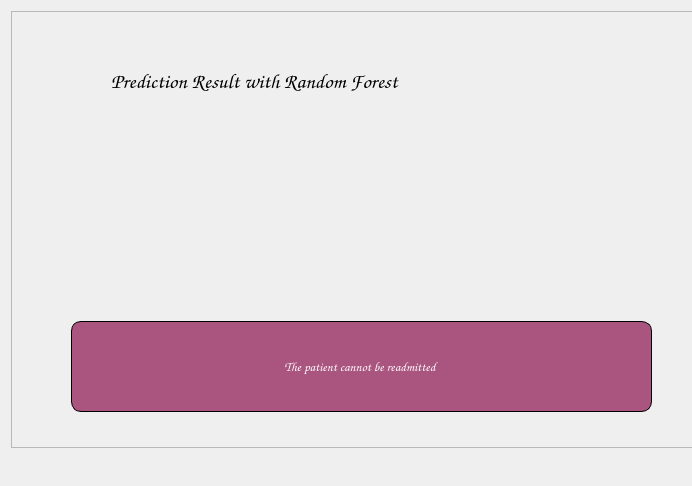
<?xml version="1.0" encoding="UTF-8"?>
<ui version="4.0">
 <class>Dialog</class>
 <widget class="QDialog" name="Dialog">
  <property name="geometry">
   <rect>
    <x>0</x>
    <y>0</y>
    <width>692</width>
    <height>486</height>
   </rect>
  </property>
  <property name="windowTitle">
   <string>Prediction Result</string>
  </property>
  <property name="windowIcon">
   <iconset>
    <normaloff>redcrossimage.jpg</normaloff>redcrossimage.jpg</iconset>
  </property>
  <widget class="QFrame" name="frame">
   <property name="geometry">
    <rect>
     <x>11</x>
     <y>11</y>
     <width>687</width>
     <height>437</height>
    </rect>
   </property>
   <property name="layoutDirection">
    <enum>Qt::LeftToRight</enum>
   </property>
   <property name="autoFillBackground">
    <bool>false</bool>
   </property>
   <property name="frameShape">
    <enum>QFrame::StyledPanel</enum>
   </property>
   <property name="frameShadow">
    <enum>QFrame::Raised</enum>
   </property>
   <widget class="QLabel" name="label">
    <property name="geometry">
     <rect>
      <x>230</x>
      <y>110</y>
      <width>221</width>
      <height>181</height>
     </rect>
    </property>
    <property name="text">
     <string/>
    </property>
    <property name="pixmap">
     <pixmap>../thesis/nurse.png</pixmap>
    </property>
    <property name="scaledContents">
     <bool>true</bool>
    </property>
   </widget>
   <widget class="QLabel" name="label_2">
    <property name="geometry">
     <rect>
      <x>100</x>
      <y>50</y>
      <width>511</width>
      <height>41</height>
     </rect>
    </property>
    <property name="font">
     <font>
      <family>Comic Sans MS</family>
      <pointsize>16</pointsize>
      <weight>75</weight>
      <bold>true</bold>
     </font>
    </property>
    <property name="text">
     <string>Prediction Result with Random Forest</string>
    </property>
   </widget>
   <widget class="QLabel" name="labelPredictResult">
    <property name="geometry">
     <rect>
      <x>60</x>
      <y>310</y>
      <width>581</width>
      <height>91</height>
     </rect>
    </property>
    <property name="font">
     <font>
      <family>Comic Sans MS</family>
      <pointsize>10</pointsize>
     </font>
    </property>
    <property name="styleSheet">
     <string notr="true">background-color:rgb(170, 85, 127);
border-style: outset;
border-width:1px;
border-radius:10px;
border-color:black;
padding:6px;
min-width:10px;
color:white

</string>
    </property>
    <property name="text">
     <string>The patient cannot be readmitted </string>
    </property>
    <property name="alignment">
     <set>Qt::AlignCenter</set>
    </property>
   </widget>
  </widget>
 </widget>
 <resources/>
 <connections/>
</ui>
